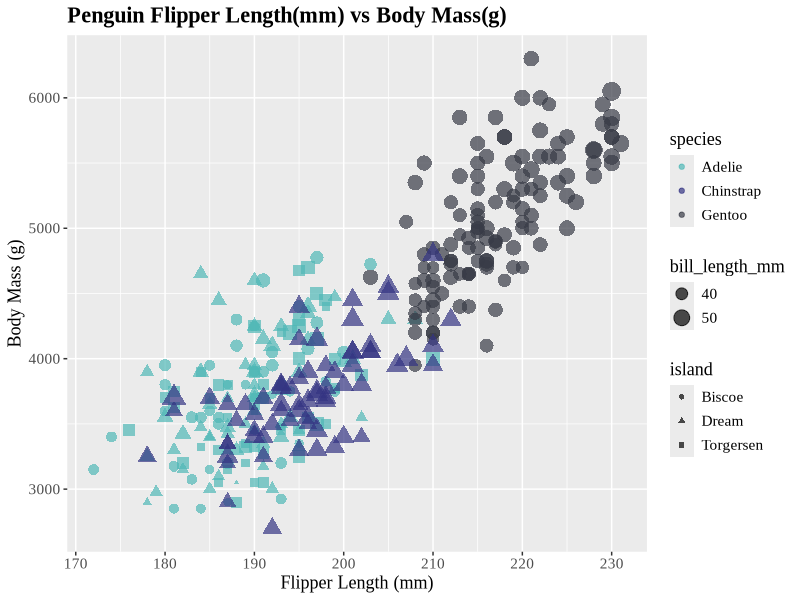

The R source for this figure:
library(ggplot2)

penData <- read.csv("penglings.csv", header = TRUE, sep = ",")

plot <- ggplot(penData, aes(x = flipper_length_mm, y = body_mass_g), ) + 
  geom_point(aes(color = species, size = bill_length_mm, shape = island), alpha=0.7) +
  scale_color_manual(values = c("#4fb8b6", "#343483","#383b47")) +
  labs(
    title = "Penguin Flipper Length(mm) vs Body Mass(g)",
    x="Flipper Length (mm)",
    y="Body Mass (g)"
  ) +
  theme(
    plot.title = element_text(family = "Times New Roman", size = 16, face = "bold"),
    axis.title = element_text(family = "Times New Roman", size = 13),
    axis.text = element_text(family = "Times New Roman", size = 11),
    legend.text = element_text(family = "Times New Roman", size = 11),
    legend.title = element_text(family = "Times New Roman", size = 13)
  )

plot

